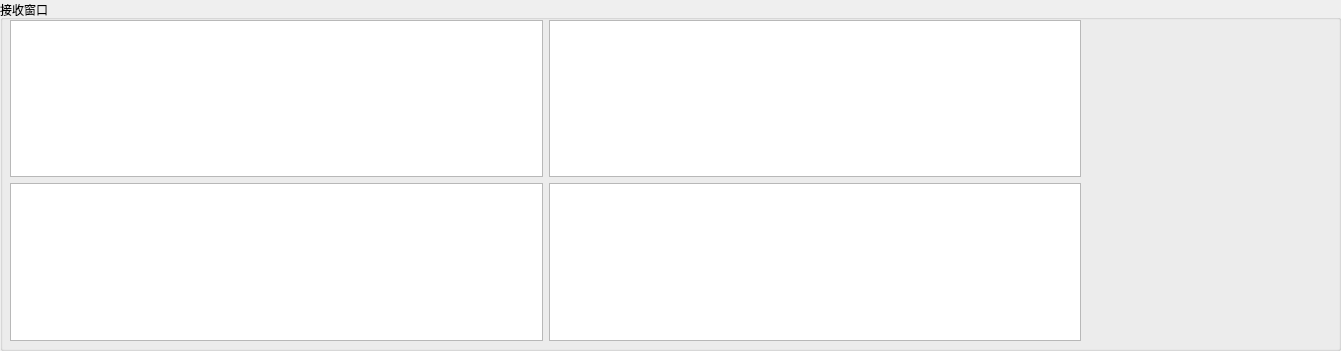
    <widget class="QGroupBox" name="groupBox_2">
     <property name="geometry">
      <rect>
       <x>10</x>
       <y>10</y>
       <width>1341</width>
       <height>351</height>
      </rect>
     </property>
     <property name="title">
      <string>接收窗口</string>
     </property>
     <widget class="QWidget" name="layoutWidget_7">
      <property name="geometry">
       <rect>
        <x>10</x>
        <y>20</y>
        <width>1071</width>
        <height>321</height>
       </rect>
      </property>
      <layout class="QGridLayout" name="gridLayout_5">
       <item row="1" column="1">
        <widget class="QTextEdit" name="textEdit_read_2">
         <property name="font">
          <font>
           <family>Consolas</family>
           <pointsize>12</pointsize>
           <weight>50</weight>
           <italic>true</italic>
           <bold>false</bold>
          </font>
         </property>
        </widget>
       </item>
       <item row="0" column="0">
        <widget class="QTextBrowser" name="textBrowser">
         <property name="font">
          <font>
           <family>Consolas</family>
           <pointsize>12</pointsize>
           <weight>50</weight>
           <italic>true</italic>
           <bold>false</bold>
          </font>
         </property>
        </widget>
       </item>
       <item row="1" column="0">
        <widget class="QTextEdit" name="textEdit_read">
         <property name="font">
          <font>
           <family>Consolas</family>
           <pointsize>12</pointsize>
           <weight>50</weight>
           <italic>true</italic>
           <bold>false</bold>
          </font>
         </property>
        </widget>
       </item>
       <item row="0" column="1">
        <widget class="QTextBrowser" name="textBrowser_2">
         <property name="font">
          <font>
           <family>Consolas</family>
           <pointsize>12</pointsize>
           <weight>50</weight>
           <italic>true</italic>
           <bold>false</bold>
          </font>
         </property>
        </widget>
       </item>
      </layout>
     </widget>
    </widget>
